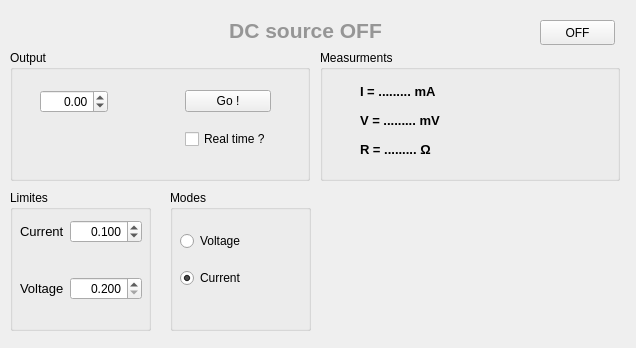
<?xml version="1.0" encoding="UTF-8"?>
<ui version="4.0">
 <class>SUiCpK2400</class>
 <widget class="QWidget" name="SUiCpK2400">
  <property name="geometry">
   <rect>
    <x>0</x>
    <y>0</y>
    <width>636</width>
    <height>348</height>
   </rect>
  </property>
  <property name="windowTitle">
   <string>Form</string>
  </property>
  <widget class="QLabel" name="lblDcState">
   <property name="geometry">
    <rect>
     <x>0</x>
     <y>15</y>
     <width>611</width>
     <height>31</height>
    </rect>
   </property>
   <property name="font">
    <font>
     <pointsize>16</pointsize>
     <weight>75</weight>
     <bold>true</bold>
    </font>
   </property>
   <property name="text">
    <string notr="true">&lt;!DOCTYPE HTML PUBLIC &quot;-//W3C//DTD HTML 4.0//EN&quot; &quot;http://www.w3.org/TR/REC-html40/strict.dtd&quot;&gt;
&lt;html&gt;&lt;head&gt;&lt;meta name=&quot;qrichtext&quot; content=&quot;1&quot; /&gt;&lt;style type=&quot;text/css&quot;&gt;
p, li { white-space: pre-wrap; }
&lt;/style&gt;&lt;/head&gt;&lt;body style=&quot; font-family:'MS Shell Dlg 2'; font-size:8.25pt; font-weight:400; font-style:normal;&quot;&gt;
&lt;p align=&quot;center&quot; style=&quot; margin-top:12px; margin-bottom:12px; margin-left:0px; margin-right:0px; -qt-block-indent:0; text-indent:0px;&quot;&gt;&lt;span style=&quot; font-size:16pt; font-weight:600; color:#969696;&quot;&gt;DC source OFF&lt;/span&gt;&lt;/p&gt;&lt;/body&gt;&lt;/html&gt;</string>
   </property>
  </widget>
  <widget class="QGroupBox" name="gbxDcMeasurments">
   <property name="geometry">
    <rect>
     <x>320</x>
     <y>50</y>
     <width>300</width>
     <height>131</height>
    </rect>
   </property>
   <property name="title">
    <string>Measurments</string>
   </property>
   <widget class="QWidget" name="gridLayoutWidget_5">
    <property name="geometry">
     <rect>
      <x>40</x>
      <y>30</y>
      <width>221</width>
      <height>81</height>
     </rect>
    </property>
    <layout class="QGridLayout" name="gridLayout_5">
     <item row="0" column="0">
      <widget class="QLabel" name="lblDcCurrent">
       <property name="font">
        <font>
         <pointsize>10</pointsize>
         <weight>75</weight>
         <bold>true</bold>
        </font>
       </property>
       <property name="text">
        <string>I = ......... mA</string>
       </property>
      </widget>
     </item>
     <item row="1" column="0">
      <widget class="QLabel" name="lblDcVoltage">
       <property name="font">
        <font>
         <pointsize>10</pointsize>
         <weight>75</weight>
         <bold>true</bold>
        </font>
       </property>
       <property name="text">
        <string>V = ......... mV</string>
       </property>
      </widget>
     </item>
     <item row="2" column="0">
      <widget class="QLabel" name="lblDcResistance">
       <property name="font">
        <font>
         <pointsize>10</pointsize>
         <weight>75</weight>
         <bold>true</bold>
        </font>
       </property>
       <property name="text">
        <string>R = ......... Ω</string>
       </property>
      </widget>
     </item>
    </layout>
   </widget>
  </widget>
  <widget class="QGroupBox" name="gbxDcOutput">
   <property name="geometry">
    <rect>
     <x>10</x>
     <y>50</y>
     <width>300</width>
     <height>131</height>
    </rect>
   </property>
   <property name="title">
    <string>Output</string>
   </property>
   <widget class="QWidget" name="gridLayoutWidget">
    <property name="geometry">
     <rect>
      <x>30</x>
      <y>30</y>
      <width>231</width>
      <height>80</height>
     </rect>
    </property>
    <layout class="QGridLayout" name="gridLayout">
     <item row="0" column="0">
      <widget class="QDoubleSpinBox" name="dsbDcValue">
       <property name="toolTip">
        <string>Current in mA or Voltage in mV</string>
       </property>
       <property name="alignment">
        <set>Qt::AlignRight|Qt::AlignTrailing|Qt::AlignVCenter</set>
       </property>
       <property name="minimum">
        <double>-100.000000000000000</double>
       </property>
       <property name="maximum">
        <double>100.000000000000000</double>
       </property>
       <property name="singleStep">
        <double>0.500000000000000</double>
       </property>
      </widget>
     </item>
     <item row="0" column="2">
      <widget class="QPushButton" name="cmdDcGo">
       <property name="text">
        <string>Go !</string>
       </property>
      </widget>
     </item>
     <item row="1" column="2">
      <widget class="QCheckBox" name="chkbxDcRealTime">
       <property name="toolTip">
        <string notr="true">It can lead to some strange bug in this case, press [local] and wait</string>
       </property>
       <property name="text">
        <string>Real time ?</string>
       </property>
      </widget>
     </item>
     <item row="0" column="1">
      <spacer name="horizontalSpacer_9">
       <property name="orientation">
        <enum>Qt::Horizontal</enum>
       </property>
       <property name="sizeHint" stdset="0">
        <size>
         <width>40</width>
         <height>20</height>
        </size>
       </property>
      </spacer>
     </item>
    </layout>
   </widget>
  </widget>
  <widget class="SUiLblLed" name="ledDc">
   <property name="geometry">
    <rect>
     <x>10</x>
     <y>20</y>
     <width>25</width>
     <height>25</height>
    </rect>
   </property>
   <property name="sizePolicy">
    <sizepolicy hsizetype="Fixed" vsizetype="Fixed">
     <horstretch>0</horstretch>
     <verstretch>0</verstretch>
    </sizepolicy>
   </property>
   <property name="minimumSize">
    <size>
     <width>25</width>
     <height>25</height>
    </size>
   </property>
   <property name="maximumSize">
    <size>
     <width>25</width>
     <height>25</height>
    </size>
   </property>
   <property name="text">
    <string>
&lt;img src=&quot;:/led/circle_grey.png&quot; width=&quot;25&quot; height=&quot;25&quot;/&gt;</string>
   </property>
   <property name="textFormat">
    <enum>Qt::RichText</enum>
   </property>
  </widget>
  <widget class="QPushButton" name="cmdDcOnOff">
   <property name="geometry">
    <rect>
     <x>540</x>
     <y>20</y>
     <width>75</width>
     <height>25</height>
    </rect>
   </property>
   <property name="text">
    <string>OFF</string>
   </property>
   <property name="checkable">
    <bool>true</bool>
   </property>
  </widget>
  <widget class="QGroupBox" name="gbxDcMode">
   <property name="geometry">
    <rect>
     <x>170</x>
     <y>190</y>
     <width>141</width>
     <height>141</height>
    </rect>
   </property>
   <property name="title">
    <string>Modes</string>
   </property>
   <widget class="QWidget" name="gridLayoutWidget_11">
    <property name="geometry">
     <rect>
      <x>10</x>
      <y>30</y>
      <width>122</width>
      <height>80</height>
     </rect>
    </property>
    <layout class="QGridLayout" name="gridLayout_13">
     <item row="0" column="0">
      <widget class="QRadioButton" name="radbttDcVoltage">
       <property name="text">
        <string>Voltage</string>
       </property>
      </widget>
     </item>
     <item row="1" column="0">
      <widget class="QRadioButton" name="radbttDcCurrent">
       <property name="text">
        <string>Current</string>
       </property>
       <property name="checked">
        <bool>true</bool>
       </property>
      </widget>
     </item>
    </layout>
   </widget>
  </widget>
  <widget class="QGroupBox" name="gbxDcLimits">
   <property name="geometry">
    <rect>
     <x>10</x>
     <y>190</y>
     <width>141</width>
     <height>141</height>
    </rect>
   </property>
   <property name="title">
    <string>Limites</string>
   </property>
   <widget class="QWidget" name="gridLayoutWidget_8">
    <property name="geometry">
     <rect>
      <x>10</x>
      <y>30</y>
      <width>122</width>
      <height>80</height>
     </rect>
    </property>
    <layout class="QGridLayout" name="gridLayout_9">
     <item row="0" column="1">
      <widget class="QDoubleSpinBox" name="dsbDcCurrentMax">
       <property name="toolTip">
        <string>Current maximum in mA</string>
       </property>
       <property name="alignment">
        <set>Qt::AlignRight|Qt::AlignTrailing|Qt::AlignVCenter</set>
       </property>
       <property name="decimals">
        <number>3</number>
       </property>
       <property name="minimum">
        <double>0.001000000000000</double>
       </property>
       <property name="value">
        <double>0.100000000000000</double>
       </property>
      </widget>
     </item>
     <item row="0" column="0">
      <widget class="QLabel" name="lblDcLimitCurrent">
       <property name="font">
        <font>
         <pointsize>10</pointsize>
        </font>
       </property>
       <property name="text">
        <string>Current</string>
       </property>
      </widget>
     </item>
     <item row="2" column="0">
      <widget class="QLabel" name="lblDcLimitVoltage">
       <property name="font">
        <font>
         <pointsize>10</pointsize>
        </font>
       </property>
       <property name="text">
        <string>Voltage</string>
       </property>
      </widget>
     </item>
     <item row="2" column="1">
      <widget class="QDoubleSpinBox" name="dsbDcVoltageMax">
       <property name="toolTip">
        <string>Voltage maximum  in mV</string>
       </property>
       <property name="alignment">
        <set>Qt::AlignRight|Qt::AlignTrailing|Qt::AlignVCenter</set>
       </property>
       <property name="decimals">
        <number>3</number>
       </property>
       <property name="minimum">
        <double>0.200000000000000</double>
       </property>
       <property name="maximum">
        <double>1000.000000000000000</double>
       </property>
       <property name="singleStep">
        <double>0.100000000000000</double>
       </property>
       <property name="value">
        <double>0.200000000000000</double>
       </property>
      </widget>
     </item>
     <item row="1" column="1">
      <spacer name="verticalSpacer_3">
       <property name="orientation">
        <enum>Qt::Vertical</enum>
       </property>
       <property name="sizeHint" stdset="0">
        <size>
         <width>20</width>
         <height>40</height>
        </size>
       </property>
      </spacer>
     </item>
    </layout>
   </widget>
  </widget>
 </widget>
 <customwidgets>
  <customwidget>
   <class>SUiLblLed</class>
   <extends>QLabel</extends>
   <header location="global">SDK/SUi/SUiLblLed.h</header>
  </customwidget>
 </customwidgets>
 <resources>
  <include location="../../../SpinToolBox/resource.qrc"/>
 </resources>
 <connections/>
</ui>
